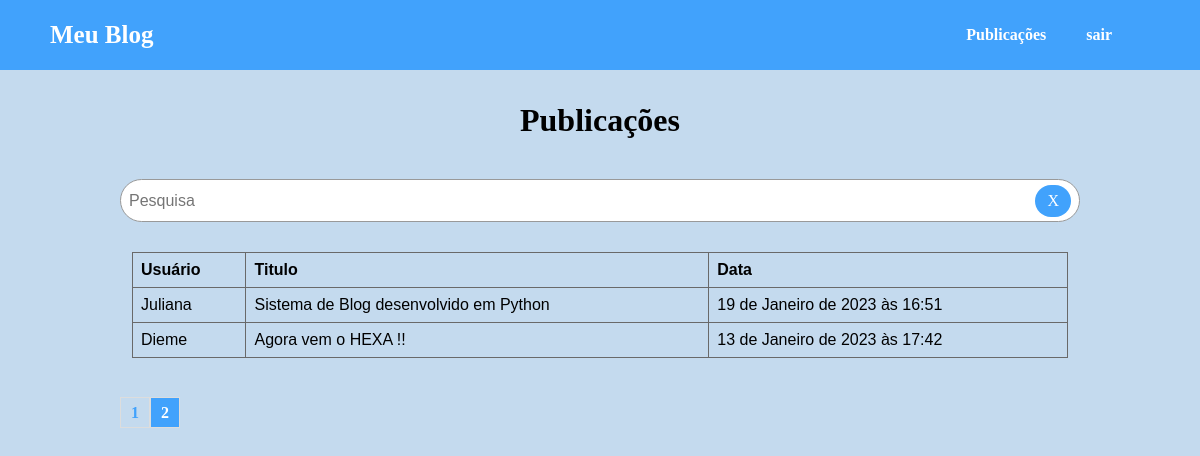
The app's page /post/?page=2 (signed in) with its own data.
### accounts/models.py (models this page shows, shortened)
class Post(models.Model):
    categoria = models.ForeignKey(Categoria, on_delete=models.CASCADE, related_name='categoria')
    autor = models.ForeignKey(Usuario, on_delete=models.CASCADE)
    titulo = models.CharField(max_length=255)
    publicacao = models.CharField(max_length=1000)
    date_create = models.DateTimeField(default=timezone.now)

class Usuario(models.Model):
    choices = [('AD', 'Administrador'), ('AU', 'Autor'),('CO', 'Comum')]
    nome_autor = models.CharField(max_length=100)
    sobrenome = models.CharField(max_length=100, blank=True)
    usuario = models.CharField(max_length=100)
    data_nascimento = models.DateField(blank=True, null=True)
    date_create = models.DateTimeField(default=timezone.now)
    senha = models.CharField(max_length=100)
    tipo = models.CharField(max_length=30, choices=choices, default='CO')
    def __str__(self):
        return self.nome_autor

### post/views.py (the view)
# urls.py: path('post/', include('post.urls')),
def post(request):
    usuario_id = request.session['usuario_id']
    usuario_name = request.session['usuario_name']
    usuario_tipo = request.session['usuario_tipo']
    post = Post.objects.order_by('-date_create')
    paginator = Paginator(post,10)
    page_number = request.GET.get('page')
    post = paginator.get_page(page_number)
    return render(request, 'post/post.html',{
        'posts': post,
        'usuario_id':usuario_id,
        'usuario_name':usuario_name,
        'usuario_tipo':usuario_tipo,
    })

### post/templates/post/post.html (shortened to what this page needs)
{% extends 'base.html' %}
{% block conteudo %}
<div class="main_posts">
    <h1>Publicações</h1>
    <div class="box_search">
        <form action="{% url 'search' %}" method="GET">
            <input type="text" name="termo" id="termo" value="{{ request.GET.termo }}" placeholder="Pesquisa">
            <a href="{% url 'post' %}" title="Resetar Pesquisa">X</a>
        </form>
    </div>
    <div class="post">
        <table>
            <thead>
                <th>Usuário</th>
                <th>Titulo</th>
                <th>Data</th>
            </thead>
            {% for post in posts %}
            <tbody>
                <tr>
                    <td onclick="redirect('{{ post.id }}')">{{ post.autor }}</td>
                    <td onclick="redirect('{{ post.id }}')">{{ post.titulo }}</td>
                    <td onclick="redirect('{{ post.id }}')">{{ post.date_create }}</td>
                </tr>
            </tbody>
            {% endfor %}
        </table>
    </div>
    <div class="footer_paginator">
        {% for pagina in posts.paginator.page_range %}
        {% if posts.number == pagina %}
        <div class="page_select">
            <a href="?page={{ pagina }}">{{ pagina }}</a>
        </div>
        {% else %}
        <div>
            <a href="?page={{ pagina }}">{{ pagina }}</a>
        </div>
        {% endif %}
        {% endfor %}
    </div>
</div>
{%endblock%}

### records on screen
Post: autor "Juliana", titulo "Sistema de Blog desenvolvido em Python", date_create "19 de Janeiro de 2023 às 16:51"
Post: autor "Dieme", titulo "Agora vem o HEXA !!", date_create "13 de Janeiro de 2023 às 17:42"

### other values on screen
{{ pagina }} "1"
{{ pagina }} "2"
